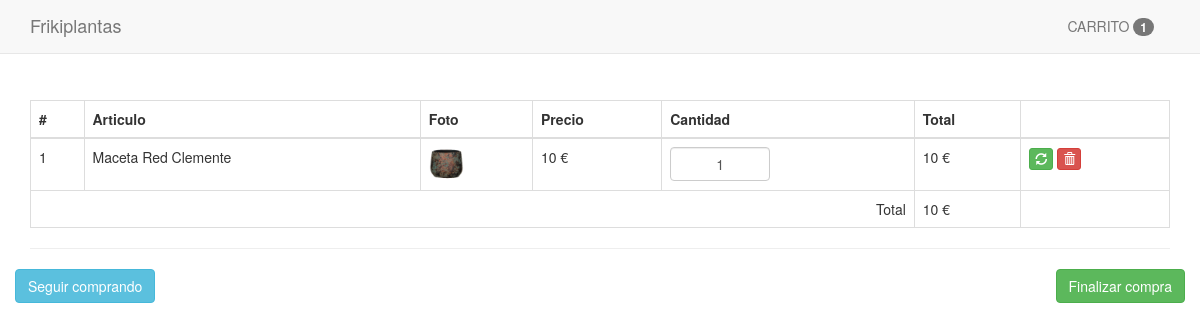
Screenshot of /carrito.php?id=35 with the database file from the repository.
### tables this page shows
CREATE TABLE `articulos` (
  `id` int(11) NOT NULL,
  `titulo` varchar(80) NOT NULL,
  `descripcion` varchar(300) NOT NULL,
  `foto` varchar(100) NOT NULL,
  `precio` decimal(10,0) NOT NULL,
  `categoria_id` int(10) NOT NULL,
  `fecha` date NOT NULL,
  `estado` int(11) NOT NULL DEFAULT 1
);

### funciones.php (called while the page is built, shortened)
<?php
function calculartotal(){
  $total = 0;
    if(isset($_SESSION['carrito'])){
        foreach($_SESSION['carrito'] as $indice => $value){
            $total += $value['precio'] * $value['cantidad'];
        }
    }
    return $total;
}
function cantidadArticulos(){
  $cantidad = 0;
    if(isset($_SESSION['carrito'])){
        foreach($_SESSION['carrito'] as $indice => $value){
           $cantidad++;
        }
    }
    return $cantidad;
}

### src/Articulos.php (called while the page is built, shortened)
<?php
class Articulos{
    private $cn = null;
    public function __construct()
    {
        $this->config = parse_ini_file(__DIR__.'/../config.ini') ;
        $this->cn = new \PDO( $this->config['dns'], $this->config['usuario'],$this->config['clave'],array(
            \PDO::MYSQL_ATTR_INIT_COMMAND => 'SET NAMES utf8'
        ));
    }
    public function mostrarPorId($id){
        $sql = "SELECT * FROM `articulos` WHERE `id`=:id ";
        $resultado = $this->cn->prepare($sql);
        $_array = array(
            ":id" =>  $id
        );
        if($resultado->execute($_array))
            return $resultado->fetch();
        return false;
    }
}

### carrito.php (the view, shortened to what this page needs)
<?php
  require 'funciones.php';
  if(isset($_GET['id']) && is_numeric($_GET['id'])){
    $id = $_GET['id'];
    $articulos = new frikiplantas\articulos;
    $resultado = $articulos->mostrarPorId($id);
  }
?>
<!DOCTYPE html>
<html lang="en">
  <head>
    <link rel="stylesheet" href="assets/css/bootstrap.min.css">
    <link rel="stylesheet" href="assets/css/estilos.css">
  </head>
  <body>
    <nav class="navbar navbar-default navbar-fixed-top">
      <div class="container">
        <div class="navbar-header">
          <a class="navbar-brand" href="index.php">Frikiplantas</a>
        </div>
        <div id="navbar" class="navbar-collapse collapse">
          <ul class="nav navbar-nav pull-right">
            <li>
              <a href="" class="btn">CARRITO <span class="badge"><?php print cantidadArticulos(); ?></span></a>
            </li>
          </ul>
        </div>
      </div>
    </nav>
    <div class="container" id="main">
            <table class="table table-bordered table-hover">
                  <thead>
                    <tr>
                      <th>#</th>
                      <th>Articulo</th>
                      <th>Foto</th>
                      <th>Precio</th>
                      <th>Cantidad</th>
                      <th>Total</th>
                      <th></th>
                    </tr>
                  </thead>
                  <tbody>
                      <?php
                        if(isset($_SESSION['carrito']) && !empty($_SESSION['carrito'])){
                            $c=0;
                            foreach($_SESSION['carrito'] as $indice => $value){
                                $c++;
                                $total = $value['precio'] * $value['cantidad'];
                      ?>
                        <tr>
                            <form action="actualizar_carrito.php" method="post">
                                <td><?php print $c ?></td>
                                <td><?php print $value['titulo']  ?></td>
                                <td>
                                    <?php
                                        $foto = 'upload/'.$value['foto'];
                                        if(file_exists($foto)){
                                        ?>
                                        <img src="<?php print $foto; ?>" width="35">
                                    <?php }else{?>
                                        <img src="assets/imagenes/not-found.jpg" width="35">
                                    <?php }?>
                                </td>
                                <td><?php print $value['precio']  ?> €</td>
                                <td>
                                    <input type="text" name="cantidad" class="form-control u-size-100" value="<?php print $value['cantidad'] ?>">
                                </td>
                                <td>
                                    <?php print $total  ?> €
                                </td>
                                <td>
                                    <button type="submit" class="btn btn-success btn-xs">
                                        <span class="glyphicon glyphicon-refresh"></span>
                                    </button>
                                    <a href="eliminar_carrito.php?id=<?php print $value['id']  ?>" class="btn btn-danger btn-xs">
                                        <span class="glyphicon glyphicon-trash"></span>
                                    </a>
                                </td>
                            </form>
                        </tr>
                    <?php
                        }
                        }else{
                    ?>
                        <tr>
                            <td colspan="7">NO HAY PRODUCTOS EN EL CARRITO</td>
                        </tr>
                    <?php
                        }
                    ?>
                </tbody>
                <tfoot>
                        <tr>
                            <td colspan="5" class="text-right">Total</td>
                            <td><?php print calcularTotal(); ?> €</td>
                            <td></td>
                        </tr>
                </tfoot>
            </table>
            <hr>
            <?php
                if(isset($_SESSION['carrito']) && !empty($_SESSION['carrito'])){
            ?>
            <div class="row">
              <div class="pull-left">
                <a href="index.php" class="btn btn-info">Seguir comprando</a>
              </div>
              <div class="pull-right">
                <a href="finalizar.php" class="btn btn-success">Finalizar compra</a>
              </div>
            </div>
            <?php
                      }
            ?>
  </body>
</html>

### assets/css/estilos.css (style rules this page uses)
#main { margin-top: 100px; }
.u-size-100 { width: 100px; text-align: center; }

### rows the page displays
articulos: titulo "Maceta Red Clemente", foto (picture), precio "10", cantidad "1"

### other values shown
cantidadArticulos() "1"
calcularTotal() "10"
